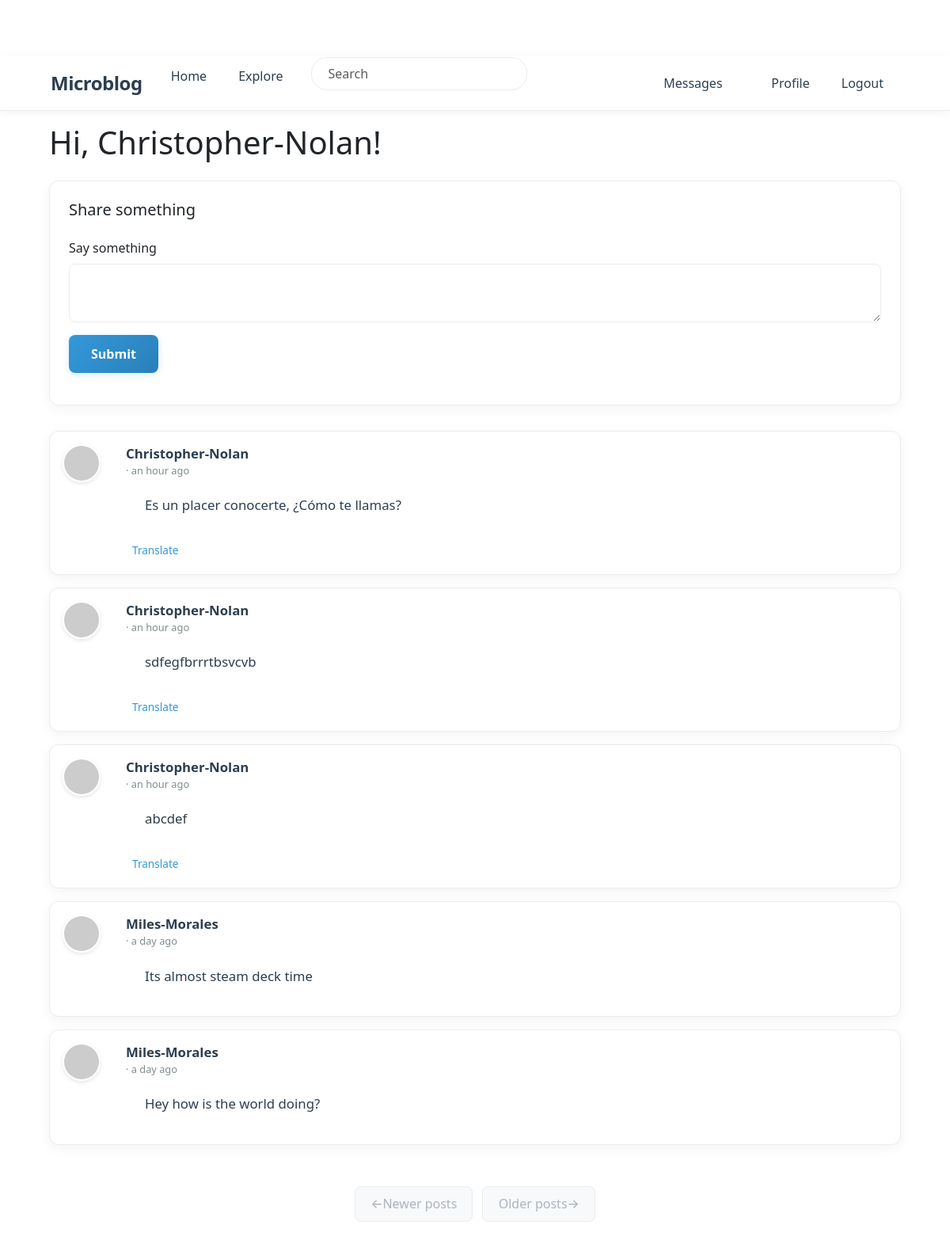
The page /index (signed in) on the database its author committed.
### app/models.py (models this page shows, shortened)
class PaginatedAPIMixin(object):
    @staticmethod
    def to_collection_dict(query, page, per_page, endpoint, **kwargs):
        resources = db.paginate(query, page=page, per_page=per_page,
                                error_out=False)
        data = {
            'items': [item.to_dict() for item in resources.items],
            '_meta': {
                'page': page,
                'per_page': per_page,
                'total_pages': resources.pages,
                'total_items': resources.total
            },
            '_links': {
                'self': url_for(endpoint, page=page, per_page=per_page,
                                **kwargs),
                'next': url_for(endpoint, page=page + 1, per_page=per_page,
                                **kwargs) if resources.has_next else None,
                'prev': url_for(endpoint, page=page - 1, per_page=per_page,
                                **kwargs) if resources.has_prev else None
            }
        }
        return data

class User(PaginatedAPIMixin, UserMixin, db.Model):
    id: so.Mapped[int] = so.mapped_column(primary_key=True)
    username: so.Mapped[str] = so.mapped_column(sa.String(64), index=True,
                                                unique=True)
    email: so.Mapped[str] = so.mapped_column(sa.String(120), index=True,
                                             unique=True)
    password_hash: so.Mapped[Optional[str]] = so.mapped_column(sa.String(256))
    about_me: so.Mapped[Optional[str]] = so.mapped_column(sa.String(140))
    last_seen: so.Mapped[Optional[datetime]] = so.mapped_column(
        default=lambda: datetime.now(timezone.utc))
    last_message_read_time: so.Mapped[Optional[datetime]]
    token: so.Mapped[Optional[str]] = so.mapped_column(
        sa.String(32), index=True, unique=True)
    token_expiration: so.Mapped[Optional[datetime]]
    posts: so.WriteOnlyMapped['Post'] = so.relationship(
        back_populates='author')
    following: so.WriteOnlyMapped['User'] = so.relationship(
        secondary=followers, primaryjoin=(followers.c.follower_id == id),
        secondaryjoin=(followers.c.followed_id == id),
        back_populates='followers')
    followers: so.WriteOnlyMapped['User'] = so.relationship(
        secondary=followers, primaryjoin=(followers.c.followed_id == id),
        secondaryjoin=(followers.c.follower_id == id),
        back_populates='following')
    messages_sent: so.WriteOnlyMapped['Message'] = so.relationship(
        foreign_keys='Message.sender_id', back_populates='author')
    messages_received: so.WriteOnlyMapped['Message'] = so.relationship(
        foreign_keys='Message.recipient_id', back_populates='recipient')
    notifications: so.WriteOnlyMapped['Notification'] = so.relationship(
        back_populates='user')
    tasks: so.WriteOnlyMapped['Task'] = so.relationship(back_populates='user')
    def avatar(self, size):
        digest = md5(self.email.lower().encode('utf-8')).hexdigest()
        return f'https://www.gravatar.com/avatar/{digest}?d=identicon&s={size}'
    def following_posts(self):
        Author = so.aliased(User)
        Follower = so.aliased(User)
        return (
            sa.select(Post)
            .join(Post.author.of_type(Author))
            .join(Author.followers.of_type(Follower), isouter=True)
            .where(sa.or_(
                Follower.id == self.id,
                Author.id == self.id,
            ))
            .group_by(Post)
            .order_by(Post.timestamp.desc())
        )
    def unread_message_count(self):
        last_read_time = self.last_message_read_time or datetime(1900, 1, 1)
        query = sa.select(Message).where(Message.recipient == self,
                                         Message.timestamp > last_read_time)
        return db.session.scalar(sa.select(sa.func.count()).select_from(
            query.subquery()))
    def get_tasks_in_progress(self):
        query = self.tasks.select().where(Task.complete == False)
        return db.session.scalars(query)

class SearchableMixin:
    @classmethod
    def before_commit(cls, session):
        session._changes = {
            'add': list(session.new),
            'update': list(session.dirty),
            'delete': list(session.deleted)
        }
    @classmethod
    def after_commit(cls, session):
        for obj in session._changes['add']:
            if isinstance(obj, SearchableMixin):
                add_to_index(obj.__tablename__, obj)
        for obj in session._changes['update']:
            if isinstance(obj, SearchableMixin):
                add_to_index(obj.__tablename__, obj)
        for obj in session._changes['delete']:
            if isinstance(obj, SearchableMixin):
                remove_from_index(obj.__tablename__, obj)
        session._changes = None

class Post(SearchableMixin, db.Model):
    __searchable__ = ['body']
    id: so.Mapped[int] = so.mapped_column(primary_key=True)
    body: so.Mapped[str] = so.mapped_column(sa.String(140))
    timestamp: so.Mapped[datetime] = so.mapped_column(
        index=True, default=lambda: datetime.now(timezone.utc))
    user_id: so.Mapped[int] = so.mapped_column(sa.ForeignKey(User.id),
                                               index=True)
    language: so.Mapped[Optional[str]] = so.mapped_column(sa.String(5))
    author: so.Mapped[User] = so.relationship(back_populates='posts')

### app/main/routes.py (the view, shortened to what this page needs)
@bp.route('/', methods=['GET', 'POST'])
@bp.route('/index', methods=['GET', 'POST'])
@login_required
def index():
    form = PostForm()
    page = request.args.get('page', 1, type=int)
    posts = db.paginate(current_user.following_posts(), page=page,
                        per_page=current_app.config['POSTS_PER_PAGE'],
                        error_out=False)
    next_url = url_for('main.index', page=posts.next_num) \
        if posts.has_next else None
    prev_url = url_for('main.index', page=posts.prev_num) \
        if posts.has_prev else None
    return render_template('index.html', title=_('Home'), form=form,
                           posts=posts.items, next_url=next_url,
                           prev_url=prev_url)

### app/main/forms.py
class SearchForm(FlaskForm):
    q = StringField(_l('Search'), validators=[DataRequired()])
    def __init__(self, *args, **kwargs):
        if 'formdata' not in kwargs:
            kwargs['formdata'] = request.args
        if 'meta' not in kwargs:
            kwargs['meta'] = {'csrf': False}
        super(SearchForm, self).__init__(*args, **kwargs)

class PostForm(FlaskForm):
    post = TextAreaField(_l('Say something'), validators=[
        DataRequired(), Length(min=1, max=140)])
    submit = SubmitField(_l('Submit'))

### app/__init__.py (called while the page is built)
def get_locale():
    return request.accept_languages.best_match(current_app.config['LANGUAGES'])

### app/main/routes.py (called while the page is built)
@bp.before_app_request
def before_request():
    if current_user.is_authenticated:
        current_user.last_seen = datetime.now(timezone.utc)
        db.session.commit()
        g.search_form = SearchForm()
    g.locale = str(get_locale())

### app/models.py (called while the page is built)
@login.user_loader
def load_user(id):
    return db.session.get(User, int(id))

### app/templates/index.html
{% extends "base.html" %}
{% import "bootstrap_wtf.html" as wtf %}
{% block content %}
    <h1 class="mb-4">{{ _('Hi, %(username)s!', username=current_user.username) }}</h1>
    {% if form %}
    <div class="form-container">
        <h2 class="h5 mb-4">{{ _('Share something') }}</h2>
        {{ wtf.quick_form(form, button_map={'submit': 'primary'}) }}
    </div>
    {% endif %}
    {% for post in posts %}
        {% include '_post.html' %}
    {% endfor %}
    <nav aria-label="Post navigation">
        <ul class="pagination">
            <li class="page-item{% if not prev_url %} disabled{% endif %}">
                <a class="page-link" href="{{ prev_url }}">
                    <span aria-hidden="true">&larr;</span> {{ _('Newer posts') }}
                </a>
            </li>
            <li class="page-item{% if not next_url %} disabled{% endif %}">
                <a class="page-link" href="{{ next_url }}">
                    {{ _('Older posts') }} <span aria-hidden="true">&rarr;</span>
                </a>
            </li>
        </ul>
    </nav>
{% endblock %}

### app/templates/_post.html (shortened to what this page needs)
<div class="card post-card mb-3">
    <div class="card-body">
        <div class="d-flex">
            <div class="flex-shrink-0 me-3">
                <a href="{{ url_for('main.user', username=post.author.username) }}">
                    <img src="{{ post.author.avatar(50) }}" class="post-avatar" alt="{{ post.author.username }}'s avatar">
                </a>
            </div>
            <div class="flex-grow-1">
                <div class="d-flex justify-content-between align-items-start">
                    <div>
                        <a class="user_popup post-username" href="{{ url_for('main.user', username=post.author.username) }}">
                            {{ post.author.username }}
                        </a>
                        <span class="post-time">· {{ moment(post.timestamp).fromNow() }}</span>
                    </div>
                </div>
                <div class="post-body" id="post{{ post.id }}">{{ post.body }}</div>
                {% if post.language and post.language != g.locale %}
                <div class="mt-2">
                    <a href="javascript:translate(
                        'post{{ post.id }}',
                        'translation{{ post.id }}',
                        '{{ post.language }}',
                        '{{ g.locale }}')"
                       class="translation-link">
                        {{ _('Translate') }}
                    </a>
                </div>
                {% endif %}
            </div>
        </div>
    </div>
</div>

### app/static/css/styles.css (style rules this page uses)
:root { --primary-color: #3498db; --primary-hover: #2980b9; --success-color: #2ecc71; --success-hover: #27ae60; --text-color: #2c3e50; --text-secondary: #7f8c8d; --border-color: #e9ecef; --card-shadow: 0 4px 15px rgba(0, 0, 0, 0.05); --transition: all 0.25s ease; --nav-height: 70px; --container-padding: 2rem; }
.post-card { border: 1px solid var(--border-color); border-radius: 12px; margin-bottom: 1.5rem; box-shadow: var(--card-shadow); transition: var(--transition); background: #fff; overflow: hidden; }
.post-avatar { width: 48px; height: 48px; border-radius: 50%; object-fit: cover; border: 2px solid #fff; box-shadow: 0 2px 5px rgba(0, 0, 0, 0.1); margin-right: 1rem; transition: transform 0.2s ease; }
.post-username { font-weight: 600; color: var(--text-color); margin: 0 0 0.15rem; line-height: 1.3; font-size: 1.05rem; text-decoration: none; transition: color 0.2s ease; }
.post-time { font-size: 0.8rem; color: var(--text-secondary); display: flex; align-items: center; }
.post-body { padding: 1.25rem 1.5rem; font-size: 1.05rem; line-height: 1.7; color: var(--text-color); white-space: pre-line; word-break: break-word; }
.translation-link { font-size: 0.85rem; color: var(--primary-color); text-decoration: none; display: inline-flex; align-items: center; transition: all 0.2s ease; padding: 0.25rem 0.5rem; border-radius: 4px; }
.pagination { justify-content: center; margin: 2.5rem 0; }
.page-link { color: var(--primary-color); border: 1px solid var(--border-color); padding: 0.5rem 1rem; margin: 0 3px; border-radius: 6px !important; transition: var(--transition); font-weight: 500; }
.page-item.disabled .page-link { color: #6c757d; pointer-events: none; cursor: not-allowed; background-color: #fff; border-color: var(--border-color); }
.navbar-form .form-control { border-radius: 20px; padding: 0.5rem 1.25rem; border: 1px solid var(--border-color); transition: var(--transition); width: 100%; }
.form-container { background: #fff; border-radius: 12px; padding: 1.5rem; margin-bottom: 2rem; box-shadow: var(--card-shadow); border: 1px solid var(--border-color); }
.form-control, .form-select { border: 1px solid var(--border-color); border-radius: 8px; padding: 0.75rem 1rem; transition: var(--transition); font-size: 1rem; }
.btn-primary { background: linear-gradient(135deg, var(--primary-color), var(--primary-hover)); border: none; padding: 0.75rem 1.75rem; font-weight: 600; border-radius: 8px; transition: var(--transition); box-shadow: 0 2px 10px rgba(52, 152, 219, 0.2); font-size: 1rem; }
.pagination { justify-content: center; margin: 3rem 0 2rem; flex-wrap: wrap; }
.page-item:not(:first-child) .page-link { margin-left: 0.5rem; }
.page-link { color: var(--primary-color); border: 1px solid var(--border-color); padding: 0.6rem 1.2rem; border-radius: 8px !important; font-weight: 500; transition: var(--transition); min-width: 100px; text-align: center; display: inline-flex; align-items: center; justify-content: center; margin: 0.25rem; }
.page-item.disabled .page-link { color: #adb5bd; background-color: #f8f9fa; border-color: var(--border-color); pointer-events: none; transform: none; box-shadow: none; }
body { padding-top: var(--nav-height); }

### rows shown on the page
Post: author.username "Christopher-Nolan", timestamp "an hour ago", body "Es un placer conocerte, ¿Cómo te llamas?"
Post: author.username "Christopher-Nolan", timestamp "an hour ago", body "sdfegfbrrrtbsvcvb"
Post: author.username "Christopher-Nolan", timestamp "an hour ago", body "abcdef"
Post: author.username "Miles-Morales", timestamp "a day ago", body "Its almost steam deck time"
Post: author.username "Miles-Morales", timestamp "a day ago", body "Hey how is the world doing?"

### other values the page prints
{{ field.label(class='form-label') }} "Say something"
